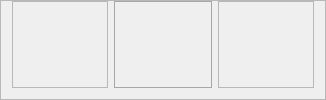
                    <widget class="QFrame" name="frame_78">
                     <property name="minimumSize">
                      <size>
                       <width>96</width>
                       <height>85</height>
                      </size>
                     </property>
                     <property name="maximumSize">
                      <size>
                       <width>16777215</width>
                       <height>118</height>
                      </size>
                     </property>
                     <property name="frameShape">
                      <enum>QFrame::StyledPanel</enum>
                     </property>
                     <property name="frameShadow">
                      <enum>QFrame::Raised</enum>
                     </property>
                     <layout class="QHBoxLayout" name="horizontalLayout_33">
                      <property name="topMargin">
                       <number>0</number>
                      </property>
                      <item>
                       <widget class="QFrame" name="frame_79">
                        <property name="minimumSize">
                         <size>
                          <width>96</width>
                          <height>0</height>
                         </size>
                        </property>
                        <property name="frameShape">
                         <enum>QFrame::StyledPanel</enum>
                        </property>
                        <property name="frameShadow">
                         <enum>QFrame::Raised</enum>
                        </property>
                       </widget>
                      </item>
                      <item>
                       <widget class="QFrame" name="frame_80">
                        <property name="sizePolicy">
                         <sizepolicy hsizetype="Expanding" vsizetype="Preferred">
                          <horstretch>0</horstretch>
                          <verstretch>0</verstretch>
                         </sizepolicy>
                        </property>
                        <property name="minimumSize">
                         <size>
                          <width>98</width>
                          <height>0</height>
                         </size>
                        </property>
                        <property name="styleSheet">
                         <string notr="true">background: qlineargradient(spread:pad,x1: 0, y1: 0, x2: 1, y2: 0,
                                 stop: 0 rgb(157, 156, 153), stop: 0.48 rgb(190, 189, 187),
                                 stop: 0.52 rgb(190, 189, 187), stop: 1.0  rgb(157, 156, 153));
border-radius:0px;
border:1px solid rgb(167, 167, 164);
border-bottom-right-radius:50px;
border-bottom-left-radius:50px;


</string>
                        </property>
                        <property name="frameShape">
                         <enum>QFrame::StyledPanel</enum>
                        </property>
                        <property name="frameShadow">
                         <enum>QFrame::Raised</enum>
                        </property>
                       </widget>
                      </item>
                      <item>
                       <widget class="QFrame" name="frame_81">
                        <property name="minimumSize">
                         <size>
                          <width>96</width>
                          <height>0</height>
                         </size>
                        </property>
                        <property name="frameShape">
                         <enum>QFrame::StyledPanel</enum>
                        </property>
                        <property name="frameShadow">
                         <enum>QFrame::Raised</enum>
                        </property>
                       </widget>
                      </item>
                     </layout>
                    </widget>
